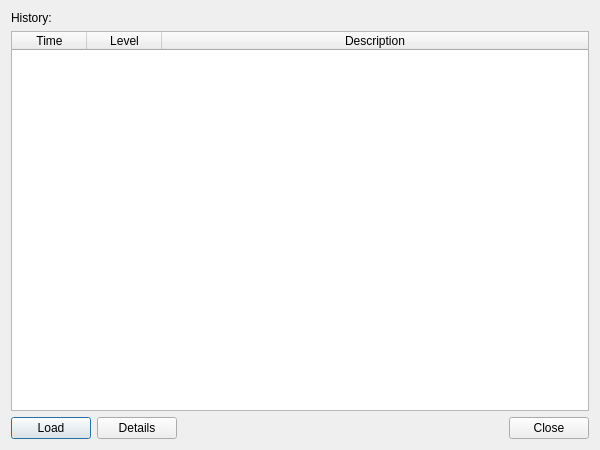
<?xml version="1.0" encoding="UTF-8"?>
<ui version="4.0">
 <class>LogInformation</class>
 <widget class="QDialog" name="LogInformation">
  <property name="geometry">
   <rect>
    <x>0</x>
    <y>0</y>
    <width>600</width>
    <height>450</height>
   </rect>
  </property>
  <property name="minimumSize">
   <size>
    <width>600</width>
    <height>450</height>
   </size>
  </property>
  <property name="maximumSize">
   <size>
    <width>600</width>
    <height>450</height>
   </size>
  </property>
  <property name="windowTitle">
   <string>Logged Information</string>
  </property>
  <layout class="QGridLayout" name="gridLayout_2">
   <item row="0" column="0">
    <layout class="QGridLayout" name="gridLayout">
     <item row="0" column="0">
      <widget class="QLabel" name="history">
       <property name="text">
        <string>History:</string>
       </property>
      </widget>
     </item>
     <item row="1" column="0">
      <widget class="QTableWidget" name="information_table">
       <property name="enabled">
        <bool>true</bool>
       </property>
       <property name="mouseTracking">
        <bool>false</bool>
       </property>
       <property name="autoFillBackground">
        <bool>false</bool>
       </property>
       <property name="inputMethodHints">
        <set>Qt::ImhNone</set>
       </property>
       <property name="frameShadow">
        <enum>QFrame::Raised</enum>
       </property>
       <property name="editTriggers">
        <set>QAbstractItemView::NoEditTriggers</set>
       </property>
       <property name="tabKeyNavigation">
        <bool>false</bool>
       </property>
       <property name="showDropIndicator" stdset="0">
        <bool>false</bool>
       </property>
       <property name="dragDropOverwriteMode">
        <bool>false</bool>
       </property>
       <property name="alternatingRowColors">
        <bool>false</bool>
       </property>
       <property name="selectionMode">
        <enum>QAbstractItemView::SingleSelection</enum>
       </property>
       <property name="selectionBehavior">
        <enum>QAbstractItemView::SelectRows</enum>
       </property>
       <property name="showGrid">
        <bool>false</bool>
       </property>
       <property name="gridStyle">
        <enum>Qt::NoPen</enum>
       </property>
       <property name="sortingEnabled">
        <bool>true</bool>
       </property>
       <property name="cornerButtonEnabled">
        <bool>false</bool>
       </property>
       <property name="rowCount">
        <number>0</number>
       </property>
       <property name="columnCount">
        <number>3</number>
       </property>
       <attribute name="horizontalHeaderVisible">
        <bool>true</bool>
       </attribute>
       <attribute name="horizontalHeaderCascadingSectionResizes">
        <bool>true</bool>
       </attribute>
       <attribute name="horizontalHeaderDefaultSectionSize">
        <number>75</number>
       </attribute>
       <attribute name="horizontalHeaderHighlightSections">
        <bool>true</bool>
       </attribute>
       <attribute name="horizontalHeaderMinimumSectionSize">
        <number>75</number>
       </attribute>
       <attribute name="horizontalHeaderShowSortIndicator" stdset="0">
        <bool>true</bool>
       </attribute>
       <attribute name="horizontalHeaderStretchLastSection">
        <bool>true</bool>
       </attribute>
       <attribute name="verticalHeaderVisible">
        <bool>false</bool>
       </attribute>
       <attribute name="verticalHeaderDefaultSectionSize">
        <number>20</number>
       </attribute>
       <attribute name="verticalHeaderHighlightSections">
        <bool>false</bool>
       </attribute>
       <attribute name="verticalHeaderMinimumSectionSize">
        <number>15</number>
       </attribute>
       <column>
        <property name="text">
         <string>Time</string>
        </property>
        <property name="textAlignment">
         <set>AlignHCenter|AlignVCenter|AlignCenter</set>
        </property>
       </column>
       <column>
        <property name="text">
         <string>Level</string>
        </property>
        <property name="textAlignment">
         <set>AlignHCenter|AlignVCenter|AlignCenter</set>
        </property>
       </column>
       <column>
        <property name="text">
         <string>Description</string>
        </property>
       </column>
      </widget>
     </item>
    </layout>
   </item>
   <item row="1" column="0">
    <layout class="QHBoxLayout" name="horizontalLayout">
     <item>
      <widget class="QPushButton" name="loadButton">
       <property name="text">
        <string>Load</string>
       </property>
      </widget>
     </item>
     <item>
      <widget class="QPushButton" name="detailsButton">
       <property name="text">
        <string>Details</string>
       </property>
      </widget>
     </item>
     <item>
      <spacer name="horizontalSpacer">
       <property name="orientation">
        <enum>Qt::Horizontal</enum>
       </property>
       <property name="sizeHint" stdset="0">
        <size>
         <width>328</width>
         <height>20</height>
        </size>
       </property>
      </spacer>
     </item>
     <item>
      <widget class="QPushButton" name="closeWindowButton">
       <property name="text">
        <string>Close</string>
       </property>
      </widget>
     </item>
    </layout>
   </item>
  </layout>
 </widget>
 <resources/>
 <connections>
  <connection>
   <sender>closeWindowButton</sender>
   <signal>clicked()</signal>
   <receiver>LogInformation</receiver>
   <slot>close()</slot>
   <hints>
    <hint type="sourcelabel">
     <x>643</x>
     <y>296</y>
    </hint>
    <hint type="destinationlabel">
     <x>364</x>
     <y>127</y>
    </hint>
   </hints>
  </connection>
  <connection>
   <sender>information_table</sender>
   <signal>itemDoubleClicked(QTableWidgetItem*)</signal>
   <receiver>detailsButton</receiver>
   <slot>click()</slot>
   <hints>
    <hint type="sourcelabel">
     <x>207</x>
     <y>211</y>
    </hint>
    <hint type="destinationlabel">
     <x>128</x>
     <y>278</y>
    </hint>
   </hints>
  </connection>
 </connections>
</ui>
